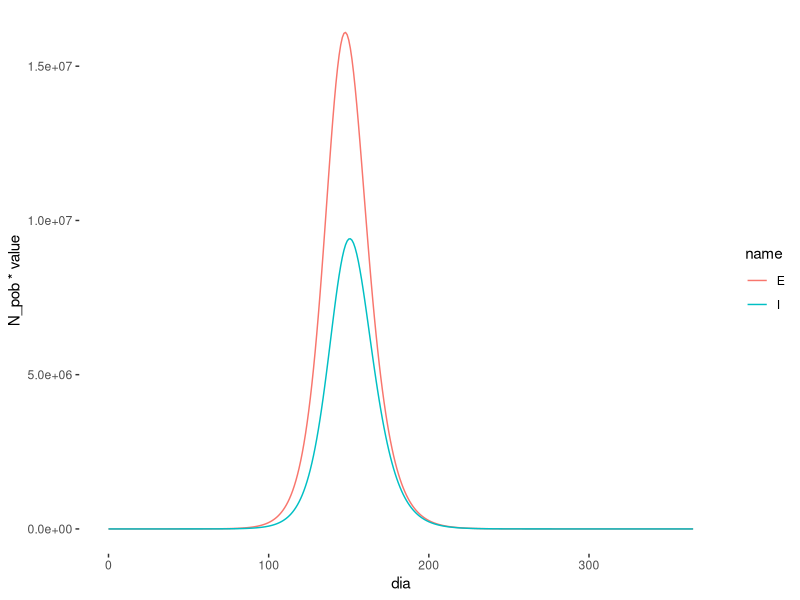

Reproduce this figure in R.
library(tidyverse)
library(deSolve)
# https://rstudio-pubs-static.s3.amazonaws.com/6852_c59c5a2e8ea3456abbeb017185de603e.html
# https://gabgoh.github.io/COVID/index.html

# Create an SIR function
sir <- function(time, state, parameters) {
  with(as.list(c(state, parameters)), {
    
    # # SIR
    # dS <- -beta * S * I
    # dI <-  beta * S * I - gamma * I
    # dR <-                 gamma * I
    # return(list(c(dS, dI, dR)))
    
    # SEIR
    dS <- -(R_t / T_inf) * (I * S)
    dE <- (R_t / T_inf) * (I * S) - ((1 / T_inc) * E)
    dI <- ((1 / T_inc) * E) - ((1 / T_inf) * I)
    dR <- (1 / T_inf) * I
    
    return(list(c(dS, dE, dI, dR)))
  })
}

N_pob <- 135552447
casos_confirmados <- 1
casos_confirmados / N_pob

### Set parameters
## Proportion in each compartment: Susceptible 0.999999, Infected 0.000001, Recovered 0
# init <- c(S = (N_pob - casos_confirmados)/N_pob, I = casos_confirmados / N_pob, R = 0.0)
init <- c(S = (N_pob - casos_confirmados)/N_pob,
          E = 0,
          I = casos_confirmados / N_pob,
          R = 0.0)
## beta: infection parameter; gamma: recovery parameter
# parameters <- c(beta = 0.125, gamma =1/20)
parameters <- c(R_t = 2.2, T_inf = 3, T_inc = 5)
## Time frame 
times <- seq(0, 365, by = 1)

## Solve using ode (General Solver for Ordinary Differential Equations)
pred <- ode(y = init, times = times, func = sir, parms = parameters)
pred <- tibble(dia = pred[,"time"],
       S = pred[,"S"],
       E = pred[,'E'],
       I = pred[,"I"],
       R = pred[,"R"])


p1 <- pred %>%
  pivot_longer(-dia) %>%
  filter(name != "S") %>%
  filter(name != "R") %>%
  ggplot(aes(x = dia, y = N_pob * value, group = name)) +
  geom_line(aes(col = name)) +
  theme(panel.background = element_blank())
p1
